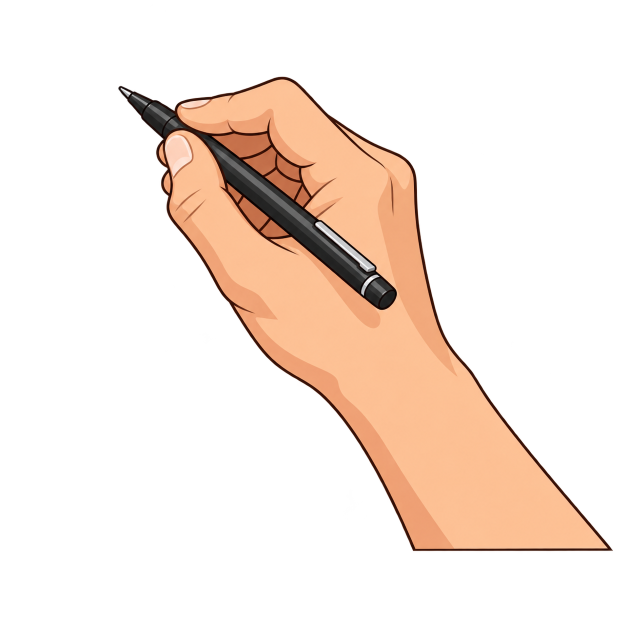
#> input picture ink/assets/hand.png, 1254 x 1254 px (shown at 1/2 size)
$ python paperize.py ../assets/hand.png out.png
#> lines starting #> are read from the running program, lines starting #| are printed output that depends on the picture
#!/usr/bin/env python3
"""Biến ảnh thật → "sticker giấy in risograph":
   - tách nền (rembg) cho nhân vật/vật thể, hoặc giữ nguyên khung (plate)
   - in chấm halftone 2 màu: mực đen + màu chủ đạo, lệch khuôn in nhẹ như riso thật
   - viền giấy trắng ngà, mép xé ngẫu nhiên
   python3 paperize.py in.jpg out.png --mode cut|obj|plate --spot "#e8432e"
"""
import argparse
import numpy as np
from PIL import Image, ImageFilter, ImageOps

PAPER = (239, 231, 214)


def hexrgb(h): h = h.lstrip('#'); return tuple(int(h[i:i + 2], 16) for i in (0, 2, 4))


def screen(dark, cell, angle, gain=.78):
    """Lưới chấm halftone khử răng cưa. dark: 0..1 (1 = đậm)."""
    H, W = dark.shape
    y, x = np.mgrid[0:H, 0:W].astype(np.float32)
    a = np.deg2rad(angle)
    u = x * np.cos(a) + y * np.sin(a); v = -x * np.sin(a) + y * np.cos(a)
    fu = (u % cell) - cell / 2; fv = (v % cell) - cell / 2
    d = np.sqrt(fu * fu + fv * fv)
    r = cell * gain * np.sqrt(np.clip(dark, 0, 1))
    return np.clip(r - d + .5, 0, 1)


def torn(mask, border, seed=1):
    """Mở rộng mặt nạ thành viền giấy rồi làm mép xé gồ ghề."""
    rng = np.random.default_rng(seed)
    m = Image.fromarray((mask > .5).astype(np.uint8) * 255)
    k = border | 1
    m = m.filter(ImageFilter.MaxFilter(k if k <= 25 else 25))
    if border > 25: m = m.filter(ImageFilter.MaxFilter(border - 24 | 1))
    m = m.filter(ImageFilter.GaussianBlur(border * .35))
    a = np.asarray(m).astype(np.float32) / 255
    # nhiễu 2 tần số → mép xé
    H, W = a.shape
    lo = np.asarray(Image.fromarray((rng.random((H // 16 + 1, W // 16 + 1)) * 255).astype(np.uint8)).resize((W, H), Image.BICUBIC)).astype(np.float32) / 255
    hi = rng.random((H, W)).astype(np.float32)
    a = a + (lo - .5) * .5 + (hi - .5) * .12
    return np.clip((a - .5) * 6 + .5, 0, 1)


def paperize(src, dst, mode='cut', spot='#e8432e', size=1000, cell=None, border=None, seed=1):
#> called with src = '../assets/hand.png', dst = 'out.png', mode = 'cut', spot = '#e8432e', size = 1000, seed = 1
    im = Image.open(src).convert('RGB'); im.thumbnail((size, size), Image.LANCZOS)
#> after `im = Image.open(src).convert('RGB')`:
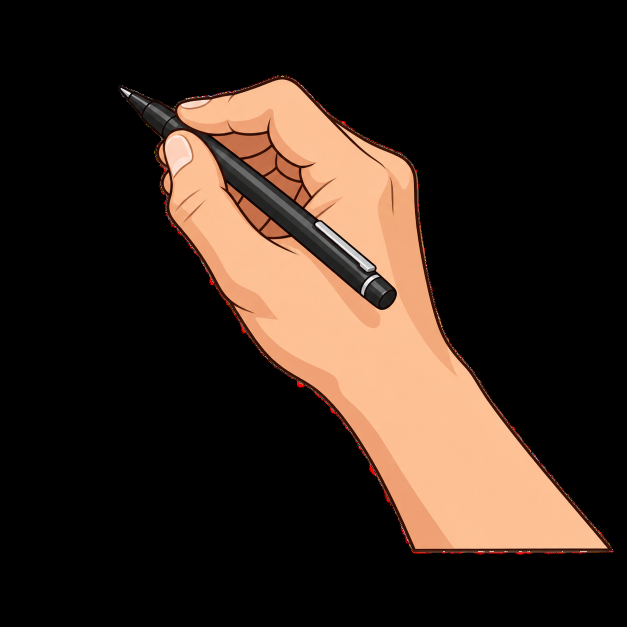
#> im: PIL image 1254x1254 RGB (shown at 1/2 size); mean R, G, B 52.4, 38.4, 29.4
    W, H = im.size
#> W = 1000; H = 1000
    if mode in ('cut', 'obj'):
        from rembg import remove, new_session
        sess = new_session('u2net_human_seg' if mode == 'cut' else 'isnet-general-use')
        alpha = np.asarray(remove(im, session=sess, only_mask=True)).astype(np.float32) / 255
        from scipy import ndimage  # chỉ giữ mảng chủ thể lớn nhất (bỏ mảnh rời)
        lab, n = ndimage.label(alpha > .5)
        if n > 1:
            sizes = ndimage.sum(np.ones_like(alpha), lab, range(1, n + 1)); keep = np.argmax(sizes) + 1
            alpha = alpha * ndimage.binary_dilation(lab == keep, iterations=3)
        pad = 60; big = np.zeros((H + 2 * pad, W + 2 * pad), np.float32); big[pad:-pad, pad:-pad] = alpha; alpha = big
        canvas = Image.new('RGB', (W + 2 * pad, H + 2 * pad), (255, 255, 255)); canvas.paste(im, (pad, pad)); im = canvas
        W, H = im.size
    else:
        alpha = np.zeros((H, W), np.float32); m = int(min(W, H) * .045); alpha[m:-m, m:-m] = 1
    cell = cell or max(5, round(min(W, H) / 150))
    border = border or max(10, round(min(W, H) / 55))
    # tông: tăng tương phản, làm mịn theo cỡ ô
    g = ImageOps.autocontrast(im.convert('L'), cutoff=2).filter(ImageFilter.GaussianBlur(cell * .35))
    dark = 1 - np.asarray(g).astype(np.float32) / 255
    ink = screen(np.clip((dark - .26) * 1.5, 0, 1), cell, 45)                    # mực đen: vùng tối
    sp = screen(np.clip((dark - .15) * .95, 0, 1) * .75, cell * 1.15, 15)  # màu chủ đạo: trung tông
    sp = np.roll(np.roll(sp, 3, 0), -4, 1)                                          # lệch khuôn in
    paper = np.array(PAPER, np.float32)[None, None, :]
    s = np.array(hexrgb(spot), np.float32)[None, None, :]
    out = paper * (1 - sp[..., None]) + (paper * s / 255) * sp[..., None]           # in chồng (multiply)
    out = out * (1 - ink[..., None] * .92) + np.array([24, 22, 20], np.float32) * (ink[..., None] * .92)
    # thớ giấy
    rng = np.random.default_rng(seed); out += (rng.random((H, W, 1)) - .5) * 10
    inner = alpha if mode != 'plate' else alpha
    edge = torn(inner, border, seed)
    rgb = out * inner[..., None] + paper * (1 - inner[..., None])                    # ngoài chủ thể: giấy trơn
    rgba = np.dstack([np.clip(rgb, 0, 255), edge * 255]).astype(np.uint8)
    img = Image.fromarray(rgba, 'RGBA'); bb = img.getbbox(); img = img.crop(bb) if bb else img
    img.save(dst, optimize=True)
    return img.size


if __name__ == '__main__':
    ap = argparse.ArgumentParser(); ap.add_argument('src'); ap.add_argument('dst')
    ap.add_argument('--mode', default='cut'); ap.add_argument('--spot', default='#e8432e'); ap.add_argument('--seed', type=int, default=1)
    a = ap.parse_args(); print(paperize(a.src, a.dst, a.mode, a.spot, seed=a.seed))
#> (the call stopped at in paperize, `sess = new_session('u2net_human_seg' if mode == 'cut' else 'isnet-gene..`: rembg is not available in this run)
